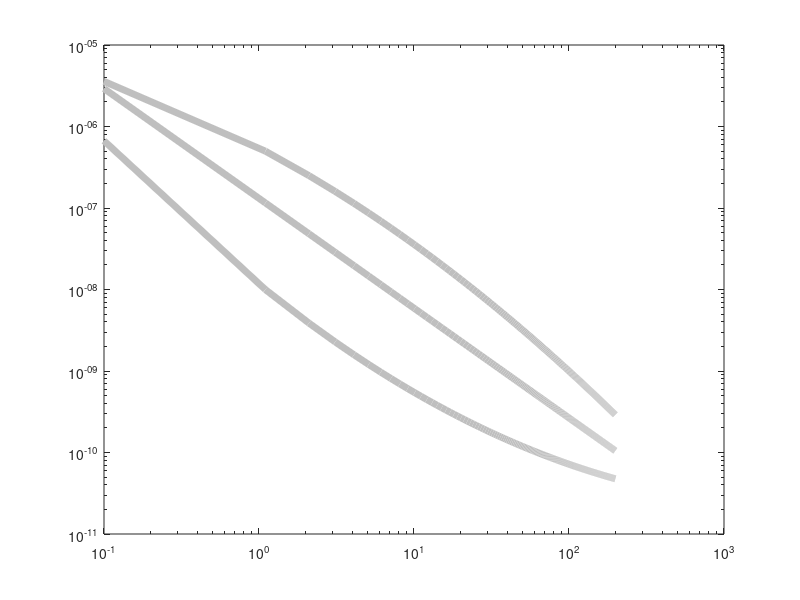

The MATLAB source for this figure:
x=1e-1:2e2;
logx=log10(x);
y1=10.^(-1.347*logx-6.882);
y2=10.^(-0.185*logx.^2-logx-6.261);
y3=10.^(0.220*logx.^2-1.543*logx-7.938);
loglog(x,y1,'linewidth',5,'color',[0.75 0.75 0.75]);
hold on;
loglog(x,y2,'linewidth',5,'color',[0.75 0.75 0.75]);
hold on;
loglog(x,y3,'linewidth',5,'color',[0.75 0.75 0.75]);
